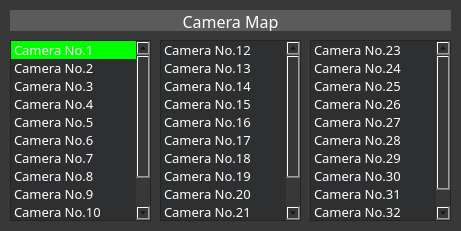
   <widget class="QWidget" name="widget_4" native="true">
    <property name="geometry">
     <rect>
      <x>10</x>
      <y>280</y>
      <width>461</width>
      <height>231</height>
     </rect>
    </property>
    <property name="styleSheet">
     <string notr="true">background-color: rgb(56, 56, 56);</string>
    </property>
    <widget class="QListWidget" name="cmr_listWidget">
     <property name="geometry">
      <rect>
       <x>10</x>
       <y>40</y>
       <width>141</width>
       <height>181</height>
      </rect>
     </property>
     <property name="font">
      <font>
       <family>굴림</family>
       <pointsize>10</pointsize>
       <weight>50</weight>
       <italic>false</italic>
       <bold>false</bold>
      </font>
     </property>
     <property name="styleSheet">
      <string notr="true">background-color: rgb(46, 47, 49);
font: 10pt &quot;굴림&quot;;
color: rgb(255, 255, 255);

</string>
     </property>
     <property name="dragEnabled">
      <bool>true</bool>
     </property>
     <property name="dragDropOverwriteMode">
      <bool>true</bool>
     </property>
     <item>
      <property name="text">
       <string>Camera No.1</string>
      </property>
      <property name="background">
       <brush brushstyle="SolidPattern">
        <color alpha="255">
         <red>0</red>
         <green>255</green>
         <blue>0</blue>
        </color>
       </brush>
      </property>
      <property name="flags">
       <set>ItemIsSelectable|ItemIsDragEnabled|ItemIsDropEnabled|ItemIsUserCheckable|ItemIsEnabled</set>
      </property>
     </item>
     <item>
      <property name="text">
       <string>Camera No.2</string>
      </property>
     </item>
     <item>
      <property name="text">
       <string>Camera No.3</string>
      </property>
     </item>
     <item>
      <property name="text">
       <string>Camera No.4</string>
      </property>
     </item>
     <item>
      <property name="text">
       <string>Camera No.5</string>
      </property>
     </item>
     <item>
      <property name="text">
       <string>Camera No.6</string>
      </property>
     </item>
     <item>
      <property name="text">
       <string>Camera No.7</string>
      </property>
     </item>
     <item>
      <property name="text">
       <string>Camera No.8</string>
      </property>
     </item>
     <item>
      <property name="text">
       <string>Camera No.9</string>
      </property>
     </item>
     <item>
      <property name="text">
       <string>Camera No.10</string>
      </property>
     </item>
     <item>
      <property name="text">
       <string>Camera No.11</string>
      </property>
     </item>
    </widget>
    <widget class="QListWidget" name="cmr_listWidget_3">
     <property name="geometry">
      <rect>
       <x>160</x>
       <y>40</y>
       <width>141</width>
       <height>181</height>
      </rect>
     </property>
     <property name="font">
      <font>
       <family>굴림</family>
       <pointsize>10</pointsize>
       <weight>50</weight>
       <italic>false</italic>
       <bold>false</bold>
      </font>
     </property>
     <property name="styleSheet">
      <string notr="true">background-color: rgb(46, 47, 49);
font: 10pt &quot;굴림&quot;;
color: rgb(255, 255, 255);

</string>
     </property>
     <property name="dragEnabled">
      <bool>true</bool>
     </property>
     <property name="dragDropOverwriteMode">
      <bool>true</bool>
     </property>
     <item>
      <property name="text">
       <string>Camera No.12</string>
      </property>
      <property name="flags">
       <set>ItemIsSelectable|ItemIsDragEnabled|ItemIsDropEnabled|ItemIsUserCheckable|ItemIsEnabled</set>
      </property>
     </item>
     <item>
      <property name="text">
       <string>Camera No.13</string>
      </property>
     </item>
     <item>
      <property name="text">
       <string>Camera No.14</string>
      </property>
     </item>
     <item>
      <property name="text">
       <string>Camera No.15</string>
      </property>
     </item>
     <item>
      <property name="text">
       <string>Camera No.16</string>
      </property>
     </item>
     <item>
      <property name="text">
       <string>Camera No.17</string>
      </property>
     </item>
     <item>
      <property name="text">
       <string>Camera No.18</string>
      </property>
     </item>
     <item>
      <property name="text">
       <string>Camera No.19</string>
      </property>
     </item>
     <item>
      <property name="text">
       <string>Camera No.20</string>
      </property>
     </item>
     <item>
      <property name="text">
       <string>Camera No.21</string>
      </property>
     </item>
     <item>
      <property name="text">
       <string>Camera No.22</string>
      </property>
     </item>
    </widget>
    <widget class="QListWidget" name="cmr_listWidget_4">
     <property name="geometry">
      <rect>
       <x>310</x>
       <y>40</y>
       <width>141</width>
       <height>181</height>
      </rect>
     </property>
     <property name="font">
      <font>
       <family>굴림</family>
       <pointsize>10</pointsize>
       <weight>50</weight>
       <italic>false</italic>
       <bold>false</bold>
      </font>
     </property>
     <property name="styleSheet">
      <string notr="true">background-color: rgb(46, 47, 49);
font: 10pt &quot;굴림&quot;;
color: rgb(255, 255, 255);

</string>
     </property>
     <item>
      <property name="text">
       <string>Camera No.23</string>
      </property>
     </item>
     <item>
      <property name="text">
       <string>Camera No.24</string>
      </property>
     </item>
     <item>
      <property name="text">
       <string>Camera No.25</string>
      </property>
     </item>
     <item>
      <property name="text">
       <string>Camera No.26</string>
      </property>
     </item>
     <item>
      <property name="text">
       <string>Camera No.27</string>
      </property>
     </item>
     <item>
      <property name="text">
       <string>Camera No.28</string>
      </property>
     </item>
     <item>
      <property name="text">
       <string>Camera No.29</string>
      </property>
     </item>
     <item>
      <property name="text">
       <string>Camera No.30</string>
      </property>
     </item>
     <item>
      <property name="text">
       <string>Camera No.31</string>
      </property>
     </item>
     <item>
      <property name="text">
       <string>Camera No.32</string>
      </property>
     </item>
    </widget>
    <widget class="QLabel" name="label_8">
     <property name="geometry">
      <rect>
       <x>10</x>
       <y>10</y>
       <width>441</width>
       <height>21</height>
      </rect>
     </property>
     <property name="font">
      <font>
       <family>맑은 고딕</family>
       <pointsize>12</pointsize>
       <weight>9</weight>
       <italic>false</italic>
       <bold>false</bold>
      </font>
     </property>
     <property name="styleSheet">
      <string notr="true">background-color: rgb(91, 91, 91);
color: rgb(255, 255, 255);
font: 75 12pt &quot;맑은 고딕&quot;;</string>
     </property>
     <property name="text">
      <string>&lt;html&gt;&lt;head/&gt;&lt;body&gt;&lt;p align=&quot;center&quot;&gt;Camera Map&lt;/p&gt;&lt;/body&gt;&lt;/html&gt;</string>
     </property>
    </widget>
   </widget>
